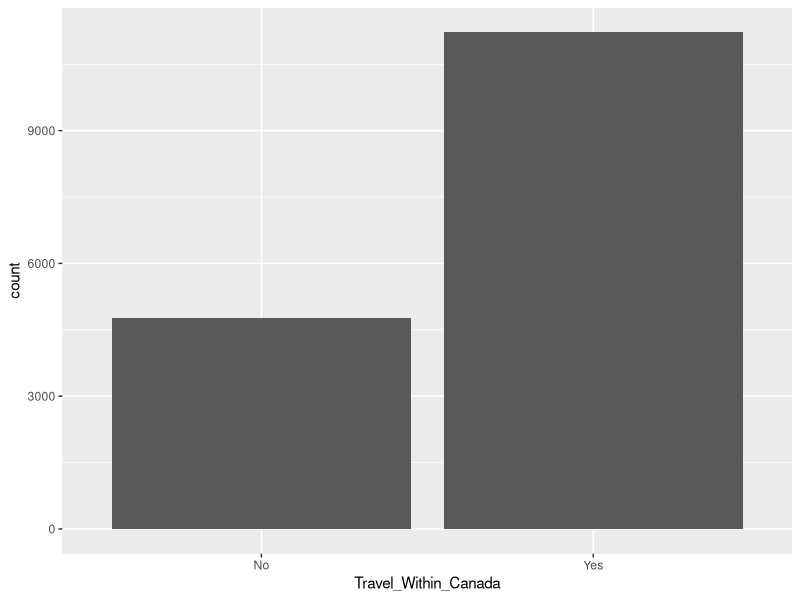
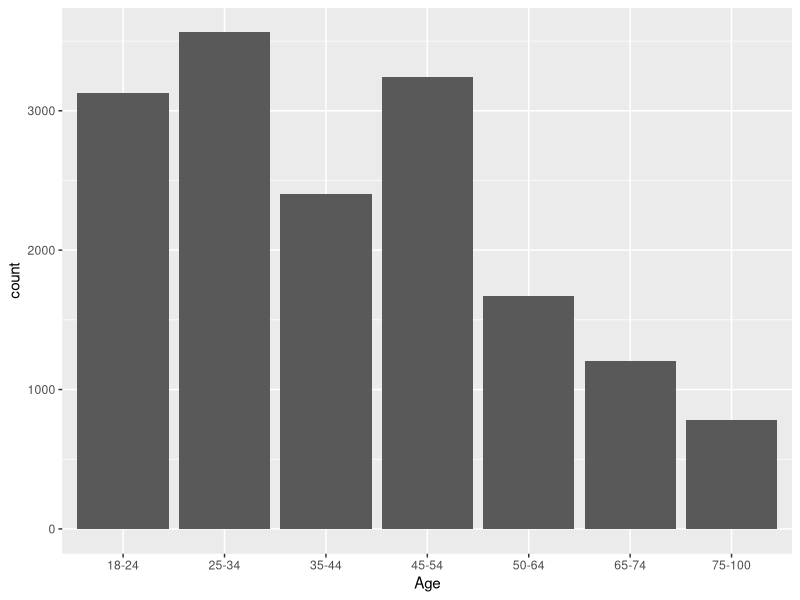

Write R code to recreate these figures, in order.
## ---- chunk 1
knitr::opts_chunk$set(echo = TRUE)
#install.packages('tidyverse')
library(tidyverse)
## ---- chunk 2
#Simulating data
#We can always change the prob to fit our report
set.seed(666)
my_data <- tibble(
  Age  = sample(x = c("18-24", "25-34", "35-44", "45-54", "50-64", "65-74", "75-100"), size = 15987, replace = TRUE, prob = c(0.2, 0.225, 0.15, 0.20, .105, 0.07, 0.05)),
  
  Vulnerable_Population = sample(x = c("Yes", "No", "Not sure"), size = 15987, replace = TRUE, prob = c(0.2, 0.7, 0.1)),
  
  #Do you live in one of the following administrative/metropolitan regions
  Living = sample(x = c("Yes", "No"),  size = 15987, replace = TRUE, prob = c(0.8, 0.2)),
  
  Political_Party = sample(x = c("Progressive Conservative Party of Ontario",
                                 "Ontario Liberal Party",
                                 "Ontario New Democratic Party",
                                 "Green Party of Ontario",
                                 "No political affiliation", "Other"),
                           size = 15987, replace = TRUE, 
                           prob = c(0.2, 0.2, 0.2, 0.2, 0.1, 0.1)),
  
  Primary_Source = sample(x = c("Social Media", "Television", "Personal Research on the Internet", "Newspaper", "Family and Friends", "Other"), size = 15987, replace = TRUE, prob = c(0.3, 0.15, 0.2, 0.05, 0.25, 0.05)),
  
  Knowledgeable = sample(c(1:5), size = 15987, replace = TRUE, prob = c(0.25, 0.15, 0.1, 0.2, 0.3)),
  
  Mask_Frequency = sample(x = c("Always", "Most of the time", "Sometimes", "Rarely", "Never"), size = 15987, replace = TRUE, prob = c(0.25, 0.3, 0.2, 0.15, 0.1)),
  
  Mask_Type = sample(x = c("Surgical Mask", "N95 Mask", "Cloth Mask", "Other"), size = 15987, replace = TRUE, prob = c(0.35, 0.25, 0.3, 0.1)),
  
  Social_Bubble = rpois(15987, 10),
  
  Follow_Regulation = sample(x = c("Yes, I follow all store requirements",
                                   "Mostly",
                                   "Only ones I think will be enforced",
                                   "None"),
                             size = 15987, replace = TRUE, 
                           prob = c(0.25, 0.25, 0.25, 0.25)),
  Visit_non_essentials = rpois(15987, 3),
  
  Travel_Within_Canada = sample(x = c("Yes", "No"), size = 15987, replace = TRUE, prob = c(0.7066, 0.2934)), 
  
  Travel_Out_Of_Canada = sample(x = c("Yes", "No"), size = 15987, replace = TRUE, prob = c(0.98743, 0.01257)),
  
  Lockdown = sample(x = c("Strongly agree", "Slightly agree", "Neutral", "Slightly disagree", "Strongly disagree"), size = 15987, replace = TRUE, prob = c(0.20, 0.20, 0.2, 0.2, 0.2)),
  
  Travel_Border_Restriction = sample(x = c("Yes", "No"), size = 15987, replace = TRUE, prob = c(0.98743, 0.01257))
  
)

my_data %>% 
  ggplot(aes(x = Travel_Within_Canada)) +
  geom_bar()

my_data %>% 
  ggplot(aes(x=Age))+
  geom_bar()
